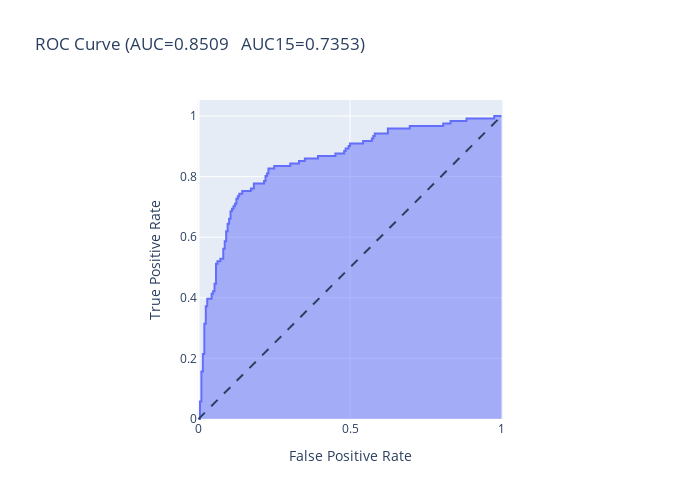

Notebook cell for this chart:
### Code cell
auroc_plot(comparacion["bioactivity"],comparacion["prob_sebi_features"])
